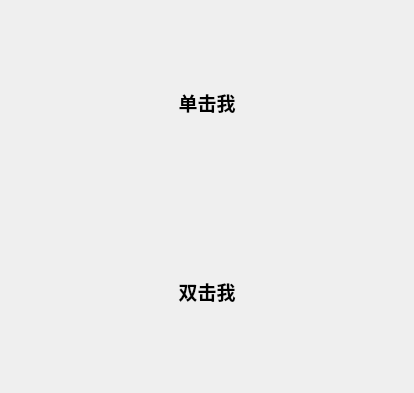
<?xml version="1.0" encoding="UTF-8"?>
<ui version="4.0">
 <class>Widget</class>
 <widget class="QWidget" name="Widget">
  <property name="geometry">
   <rect>
    <x>0</x>
    <y>0</y>
    <width>414</width>
    <height>393</height>
   </rect>
  </property>
  <property name="windowTitle">
   <string>Widget</string>
  </property>
  <layout class="QVBoxLayout" name="verticalLayout">
   <item>
    <widget class="QLabel" name="labSC">
     <property name="font">
      <font>
       <pointsize>14</pointsize>
       <bold>true</bold>
      </font>
     </property>
     <property name="text">
      <string>单击我</string>
     </property>
     <property name="alignment">
      <set>Qt::AlignCenter</set>
     </property>
    </widget>
   </item>
   <item>
    <widget class="QLabel" name="labDC">
     <property name="font">
      <font>
       <pointsize>14</pointsize>
       <bold>true</bold>
      </font>
     </property>
     <property name="text">
      <string>双击我</string>
     </property>
     <property name="alignment">
      <set>Qt::AlignCenter</set>
     </property>
    </widget>
   </item>
  </layout>
 </widget>
 <resources/>
 <connections/>
</ui>
